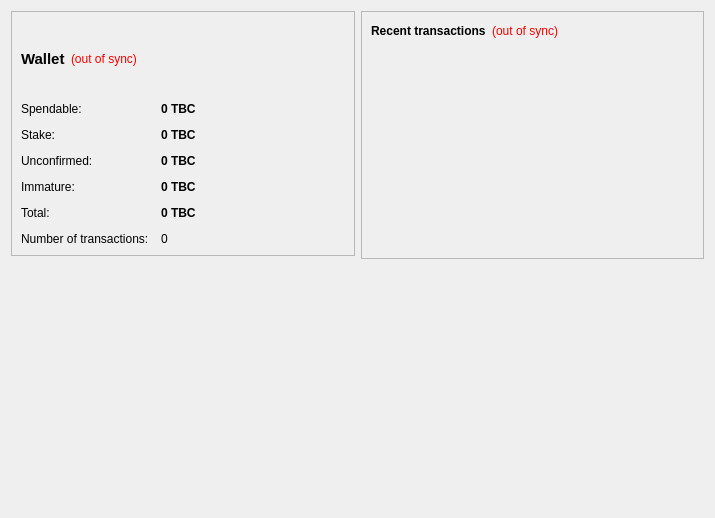
<?xml version="1.0" encoding="UTF-8"?>
<ui version="4.0">
 <class>OverviewPage</class>
 <widget class="QWidget" name="OverviewPage">
  <property name="geometry">
   <rect>
    <x>0</x>
    <y>0</y>
    <width>715</width>
    <height>518</height>
   </rect>
  </property>
  <property name="windowTitle">
   <string>Form</string>
  </property>
  <layout class="QHBoxLayout" name="horizontalLayout" stretch="1,1">
   <item>
    <layout class="QVBoxLayout" name="verticalLayout_2">
     <item>
      <widget class="QFrame" name="frame">
       <property name="frameShape">
        <enum>QFrame::StyledPanel</enum>
       </property>
       <property name="frameShadow">
        <enum>QFrame::Raised</enum>
       </property>
       <layout class="QVBoxLayout" name="verticalLayout_4">
        <item>
         <layout class="QHBoxLayout" name="horizontalLayout_4">
          <item>
           <widget class="QLabel" name="label_5">
            <property name="font">
             <font>
              <pointsize>11</pointsize>
              <weight>75</weight>
              <bold>true</bold>
             </font>
            </property>
            <property name="text">
             <string>Wallet</string>
            </property>
           </widget>
          </item>
          <item>
           <widget class="QLabel" name="labelWalletStatus">
            <property name="toolTip">
             <string>The displayed information may be out of date. Your wallet automatically synchronizes with the TBCoin network after a connection is established, but this process has not completed yet.</string>
            </property>
            <property name="styleSheet">
             <string notr="true">QLabel { color: red; }</string>
            </property>
            <property name="text">
             <string notr="true">(out of sync)</string>
            </property>
            <property name="alignment">
             <set>Qt::AlignLeading|Qt::AlignLeft|Qt::AlignVCenter</set>
            </property>
           </widget>
          </item>
          <item>
           <spacer name="horizontalSpacer_2">
            <property name="orientation">
             <enum>Qt::Horizontal</enum>
            </property>
            <property name="sizeHint" stdset="0">
             <size>
              <width>40</width>
              <height>20</height>
             </size>
            </property>
           </spacer>
          </item>
         </layout>
        </item>
        <item>
         <layout class="QFormLayout" name="formLayout_2">
          <property name="fieldGrowthPolicy">
           <enum>QFormLayout::AllNonFixedFieldsGrow</enum>
          </property>
          <property name="horizontalSpacing">
           <number>12</number>
          </property>
          <property name="verticalSpacing">
           <number>12</number>
          </property>
          <item row="0" column="0">
           <widget class="QLabel" name="label">
            <property name="text">
             <string>Spendable:</string>
            </property>
           </widget>
          </item>
          <item row="0" column="1">
           <widget class="QLabel" name="labelBalance">
            <property name="font">
             <font>
              <weight>75</weight>
              <bold>true</bold>
             </font>
            </property>
            <property name="cursor">
             <cursorShape>IBeamCursor</cursorShape>
            </property>
            <property name="toolTip">
             <string>Your current balance</string>
            </property>
            <property name="text">
             <string notr="true">0 TBC</string>
            </property>
            <property name="textInteractionFlags">
             <set>Qt::LinksAccessibleByMouse|Qt::TextSelectableByKeyboard|Qt::TextSelectableByMouse</set>
            </property>
           </widget>
          </item>
          <item row="1" column="0">
           <widget class="QLabel" name="label_6">
            <property name="text">
             <string>Stake:</string>
            </property>
           </widget>
          </item>
          <item row="1" column="1">
           <widget class="QLabel" name="labelStake">
            <property name="font">
             <font>
              <weight>75</weight>
              <bold>true</bold>
             </font>
            </property>
            <property name="cursor">
             <cursorShape>IBeamCursor</cursorShape>
            </property>
            <property name="toolTip">
             <string>Total of coins that was staked, and do not yet count toward the current balance</string>
            </property>
            <property name="text">
             <string notr="true">0 TBC</string>
            </property>
            <property name="textInteractionFlags">
             <set>Qt::LinksAccessibleByMouse|Qt::TextSelectableByKeyboard|Qt::TextSelectableByMouse</set>
            </property>
           </widget>
          </item>
          <item row="2" column="0">
           <widget class="QLabel" name="label_3">
            <property name="text">
             <string>Unconfirmed:</string>
            </property>
           </widget>
          </item>
          <item row="2" column="1">
           <widget class="QLabel" name="labelUnconfirmed">
            <property name="font">
             <font>
              <weight>75</weight>
              <bold>true</bold>
             </font>
            </property>
            <property name="cursor">
             <cursorShape>IBeamCursor</cursorShape>
            </property>
            <property name="toolTip">
             <string>Total of transactions that have yet to be confirmed, and do not yet count toward the current balance</string>
            </property>
            <property name="text">
             <string notr="true">0 TBC</string>
            </property>
            <property name="textInteractionFlags">
             <set>Qt::LinksAccessibleByMouse|Qt::TextSelectableByKeyboard|Qt::TextSelectableByMouse</set>
            </property>
           </widget>
          </item>
          <item row="3" column="0">
           <widget class="QLabel" name="labelImmatureText">
            <property name="text">
             <string>Immature:</string>
            </property>
           </widget>
          </item>
          <item row="3" column="1">
           <widget class="QLabel" name="labelImmature">
            <property name="font">
             <font>
              <weight>75</weight>
              <bold>true</bold>
             </font>
            </property>
            <property name="toolTip">
             <string>Mined balance that has not yet matured</string>
            </property>
            <property name="text">
             <string notr="true">0 TBC</string>
            </property>
            <property name="textInteractionFlags">
             <set>Qt::LinksAccessibleByMouse|Qt::TextSelectableByKeyboard|Qt::TextSelectableByMouse</set>
            </property>
           </widget>
          </item>
          <item row="4" column="0">
           <widget class="QLabel" name="labelTotalText">
            <property name="text">
             <string>Total:</string>
            </property>
           </widget>
          </item>
          <item row="4" column="1">
           <widget class="QLabel" name="labelTotal">
            <property name="font">
             <font>
              <weight>75</weight>
              <bold>true</bold>
             </font>
            </property>
            <property name="text">
             <string notr="true">0 TBC</string>
            </property>
           </widget>
          </item>
          <item row="5" column="0">
           <widget class="QLabel" name="label_2">
            <property name="text">
             <string>Number of transactions:</string>
            </property>
           </widget>
          </item>
          <item row="5" column="1">
           <widget class="QLabel" name="labelNumTransactions">
            <property name="toolTip">
             <string>Total number of transactions in wallet</string>
            </property>
            <property name="text">
             <string notr="true">0</string>
            </property>
           </widget>
          </item>
         </layout>
        </item>
       </layout>
      </widget>
     </item>
     <item>
      <widget class="QLabel" name="label_6">
       <property name="text">
        <string/>
       </property>
       <property name="pixmap">
        <pixmap resource="../bitcoin.qrc">:/images/backg</pixmap>
       </property>
       <property name="scaledContents">
        <bool>false</bool>
       </property>
       <property name="alignment">
        <set>Qt::AlignCenter</set>
       </property>
       <property name="margin">
        <number>-2</number>
       </property>
       <property name="indent">
        <number>-1</number>
       </property>
      </widget>
     </item>
    </layout>
   </item>
   <item>
    <layout class="QVBoxLayout" name="verticalLayout_3">
     <item>
      <widget class="QFrame" name="frame_2">
       <property name="frameShape">
        <enum>QFrame::StyledPanel</enum>
       </property>
       <property name="frameShadow">
        <enum>QFrame::Raised</enum>
       </property>
       <layout class="QVBoxLayout" name="verticalLayout">
        <item>
         <layout class="QHBoxLayout" name="horizontalLayout_2">
          <item>
           <widget class="QLabel" name="label_4">
            <property name="text">
             <string>&lt;b&gt;Recent transactions&lt;/b&gt;</string>
            </property>
           </widget>
          </item>
          <item>
           <widget class="QLabel" name="labelTransactionsStatus">
            <property name="toolTip">
             <string>The displayed information may be out of date. Your wallet automatically synchronizes with the TBCoin network after a connection is established, but this process has not completed yet.</string>
            </property>
            <property name="styleSheet">
             <string notr="true">QLabel { color: red; }</string>
            </property>
            <property name="text">
             <string notr="true">(out of sync)</string>
            </property>
            <property name="alignment">
             <set>Qt::AlignRight|Qt::AlignTrailing|Qt::AlignVCenter</set>
            </property>
           </widget>
          </item>
          <item>
           <spacer name="horizontalSpacer">
            <property name="orientation">
             <enum>Qt::Horizontal</enum>
            </property>
            <property name="sizeHint" stdset="0">
             <size>
              <width>40</width>
              <height>20</height>
             </size>
            </property>
           </spacer>
          </item>
         </layout>
        </item>
        <item>
         <widget class="QListView" name="listTransactions">
          <property name="styleSheet">
           <string notr="true">QListView { background: transparent; }</string>
          </property>
          <property name="frameShape">
           <enum>QFrame::NoFrame</enum>
          </property>
          <property name="verticalScrollBarPolicy">
           <enum>Qt::ScrollBarAlwaysOff</enum>
          </property>
          <property name="horizontalScrollBarPolicy">
           <enum>Qt::ScrollBarAlwaysOff</enum>
          </property>
          <property name="selectionMode">
           <enum>QAbstractItemView::NoSelection</enum>
          </property>
         </widget>
        </item>
       </layout>
      </widget>
     </item>
     <item>
      <spacer name="verticalSpacer_2">
       <property name="orientation">
        <enum>Qt::Vertical</enum>
       </property>
       <property name="sizeHint" stdset="0">
        <size>
         <width>20</width>
         <height>40</height>
        </size>
       </property>
      </spacer>
     </item>
    </layout>
   </item>
  </layout>
 </widget>
 <resources>
  <include location="../bitcoin.qrc"/>
 </resources>
 <connections/>
</ui>
